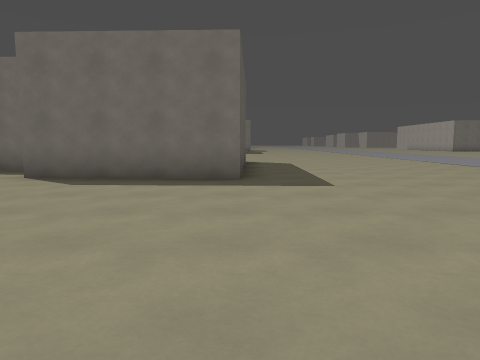
[1] (above)

24 first-person views from a walk through a level from a Godot 3-D game. The camera is 1.2 m above the floor, tilts 6° down and sees 70° across. The floor is counted in squares, 2 m on a side. Each view is taken from the middle of a square. On the plan, view 1 faces up. The plan holds only what a view shows up to about 10 squares ahead; the rest is blank. The place goes on beyond the plan.

[2]
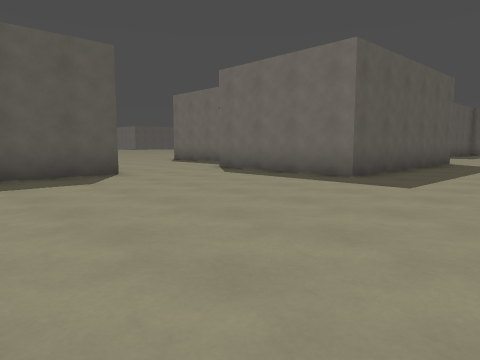

[3]
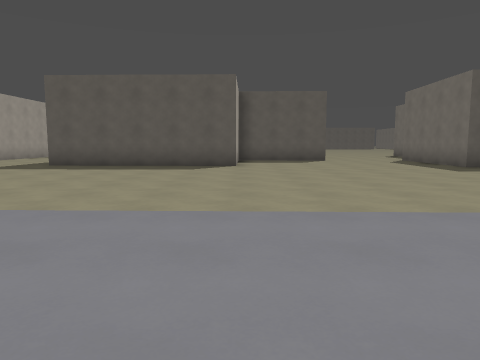

[4]
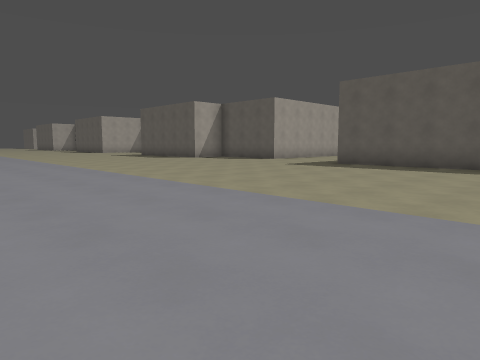

[5]
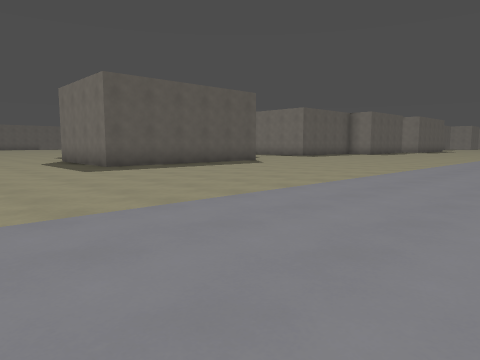

[6]
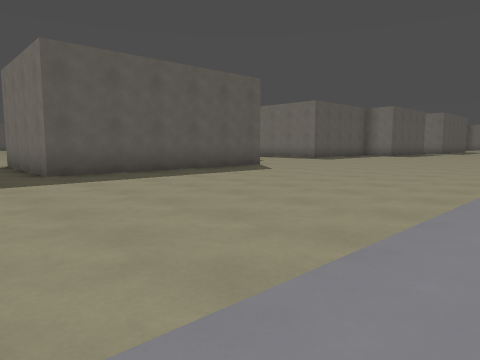

[7]
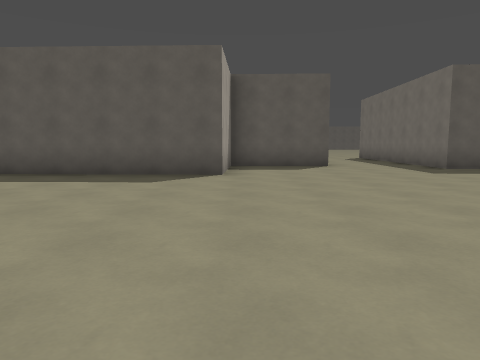

[8]
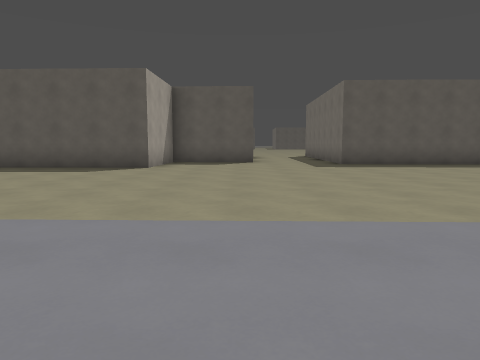

[9]
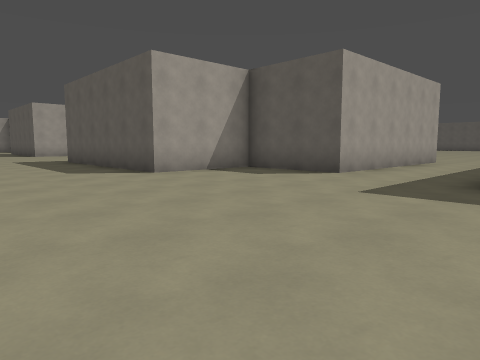

[10]
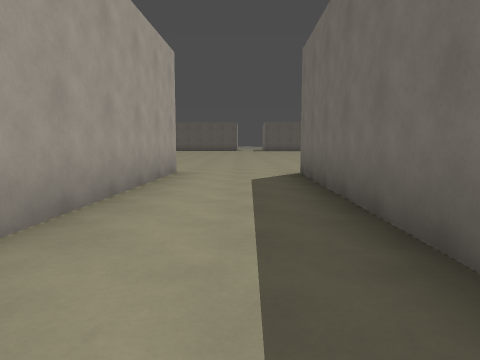

[11]
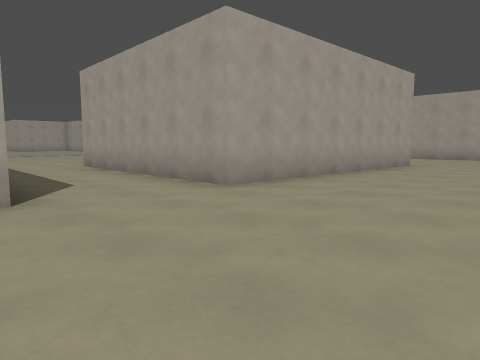

[12]
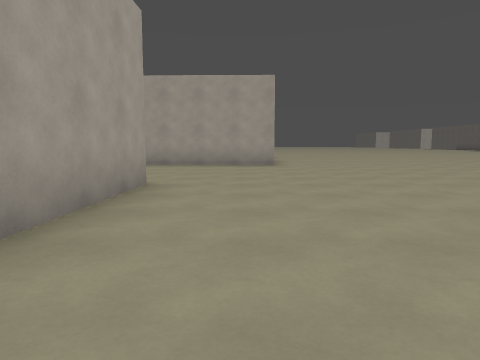

[13]
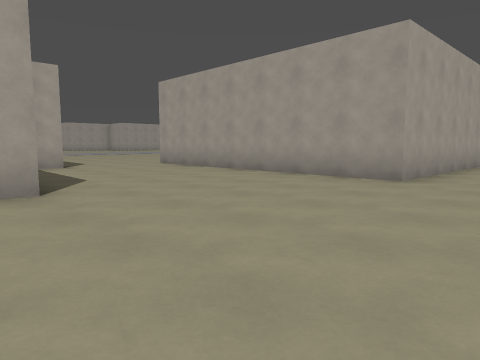

[14]
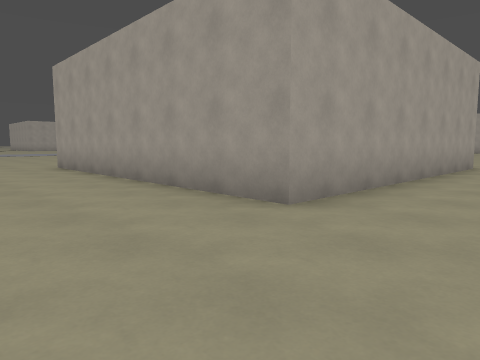

[15]
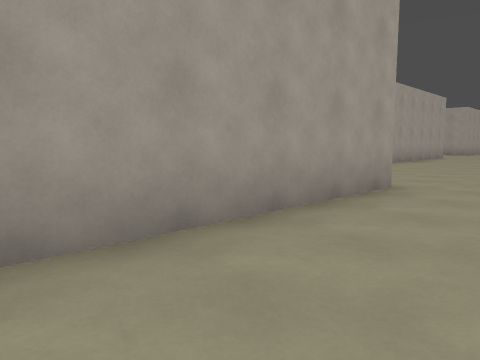

[16]
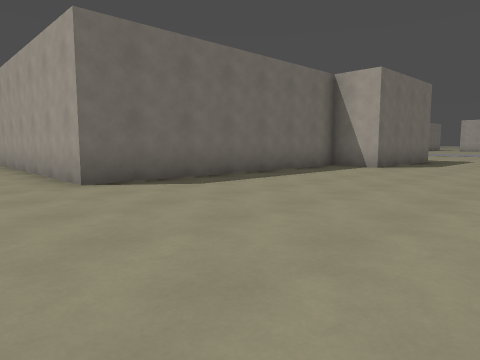

[17]
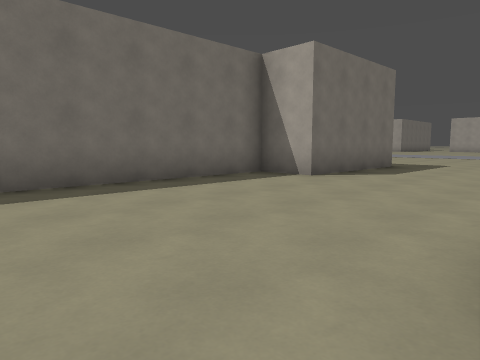

[18]
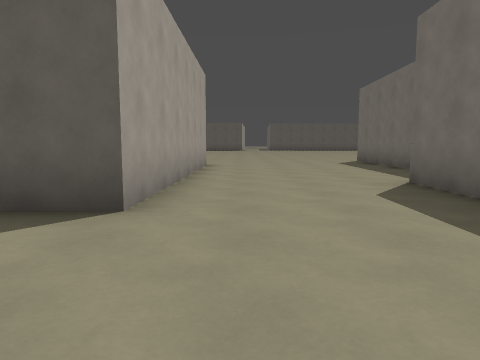

[19]
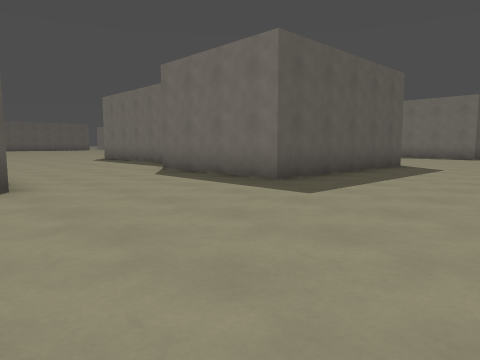

[20]
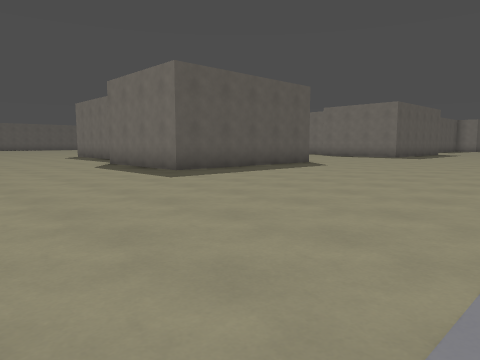

[21]
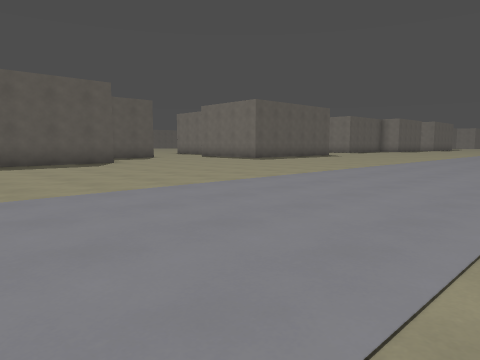

[22]
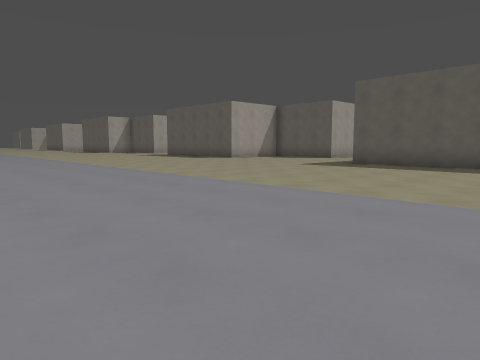

[23]
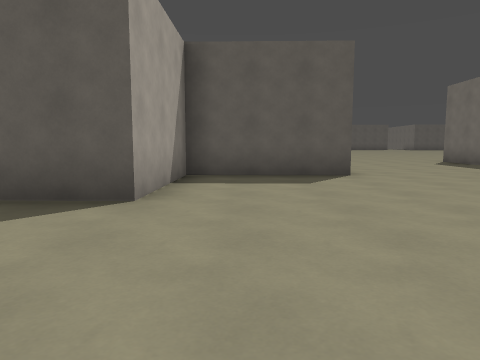

[24]
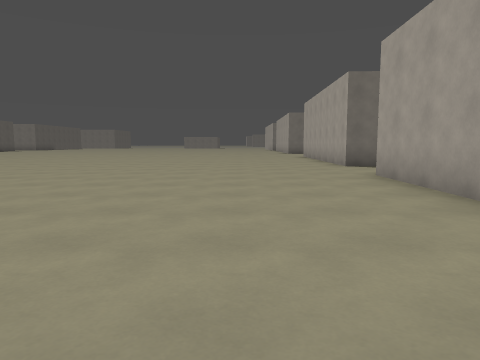

### Floor plan
Points are (right, up) in squares from view 1. A wall is a line through its corners. A room is listed if a view was taken in it or the views show most of it. See-through windows are left out.
Room 1 (views 1, 2, 3, 4, 5, 6, 7, 8, 9, 10, 11, 12, 13, 14, 15, 16, 17, 18, 19, 20, 21, 22, 23, 24)
walls: (-0.6, -0.1) (-0.7, -5.4) (-4.4, -5.3) (-4.4, -4) (-11.1, -3.9) (-11, 3.3) (-3.6, 3.1) (-3.6, 0) (-0.6, -0.1); (-4.8, 7.7) (-7.2, 7.8); (-8.6, 7.8) (-8.4, 14.6) (-2.5, 14.4) (-2.6, 11.7) (0.2, 11.7) (0, 5.9) (-3.9, 6.1) (-3.8, 6.7); (-1.4, 17.9) (-1.4, 17.1) (-8.3, 17.3) (-8.2, 18.1); (-8.7, -9) (-2, -9) (-2, -10.2)

Positions as (right, up) in squares from view 1, and headings:
1: (0, 0), facing up
2: (3, 0), facing up-left
3: (9, 0), facing left
4: (9, 0), facing down-left
5: (9, 2), facing up-left
6: (7, 4), facing up-left
7: (7, 12), facing left
8: (9, 14), facing left
9: (4, 18), facing down-left
10: (-1, 16), facing left
11: (-12, 18), facing down-right
12: (-10, 13), facing down
13: (-13, 9), facing down-right
14: (-13, 6), facing down-right
15: (-13, 1), facing down-right
16: (-13, -9), facing up-right
17: (-10, -9), facing up-right
18: (1, -8), facing left
19: (3, -10), facing up-left
20: (6, -10), facing up-left
21: (10, -5), facing up-left
22: (10, 11), facing down-left
23: (3, 1), facing left
24: (-11, 8), facing up
